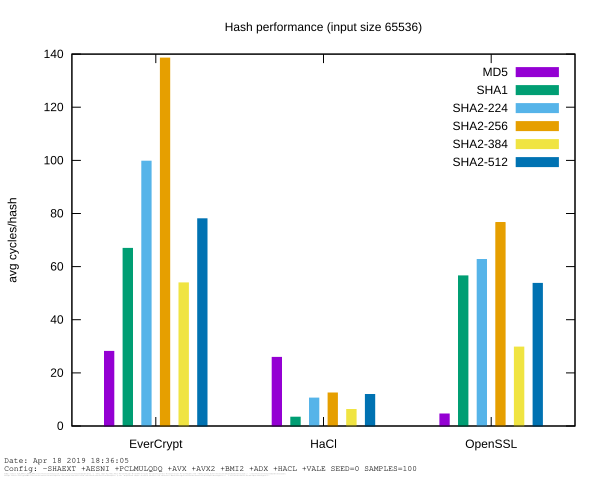

Recreate this plot in gnuplot.
set terminal svg
set title "Hash performance (input size 65536)"
set label "Date: ".strftime("%b %d %Y %H:%M:%S", time(0)) at character .5, 1.1 font "Courier,8"
set label "Config: -SHAEXT +AESNI +PCLMULQDQ +AVX +AVX2 +BMI2 +ADX +HACL +VALE SEED=0 SAMPLES=100" at character .5, .65 font "Courier,8"
set label "EverCrypt: /usr/bin/cc -Devercrypt\\_EXPORTS -I/mnt/e/everest/latest/hacl-star/dist/compact-c89 -I/mnt/e/everest/latest/kremlin/include -I/mnt/e/everest/latest/kremlin/kremlib/dist/generic  -g -fPIC   -Wno-parentheses -std=gnu11 -march=native -mtune=native -fPIC -fstack-check -o CMakeFiles/evercrypt.dir/mnt/e/everest/latest/hacl-star/dist/compact-c89/EverCrypt\\_Error.c.o   -c /mnt/e/everest/latest/hacl-star/dist/compact-c89/EverCrypt\\_Error.c" at character .5, .25 font "Courier,1"
set label "KreMLib: /usr/bin/cc -D\\_BSD\\_SOURCE -D\\_DEFAULT\\_SOURCE -I/mnt/e/everest/latest/kremlin/include -I/mnt/e/everest/latest/kremlin/kremlib/dist/generic  -g   -std=c11 -fwrapv -Wall -Wextra -Werror -Wno-unused-variable -Wno-unused-but-set-variable -Wno-unknown-warning-option -Wno-infinite-recursion -Wno-unused-parameter -fPIC -o CMakeFiles/kremlib.dir/mnt/e/everest/latest/kremlin/kremlib/dist/generic/prims.c.o   -c /mnt/e/everest/latest/kremlin/kremlib/dist/generic/prims.c" at character .5, .35 font "Courier,1"
set datafile separator "," 
set datafile commentschars "//" 
set xtics rotate 
set boxwidth 0.5 
set style fill solid
set bmargin 3
set key off
set ylabel "avg cycles/hash"
set output 'bench_hash_all.svg'
set xtics norotate
set key on
set style histogram clustered gap 3 title
set style data histograms
set xrange [0.5:3.5]
plot 'bench_hash_MD5.csv'using 8:xticlabels(1) title "MD5", \
'bench_hash_SHA1.csv'using 8 title "SHA1", \
'bench_hash_SHA2_224.csv'using 8 title "SHA2-224", \
'bench_hash_SHA2_256.csv'using 8 title "SHA2-256", \
'bench_hash_SHA2_384.csv'using 8 title "SHA2-384", \
'bench_hash_SHA2_512.csv'using 8 title "SHA2-512"
